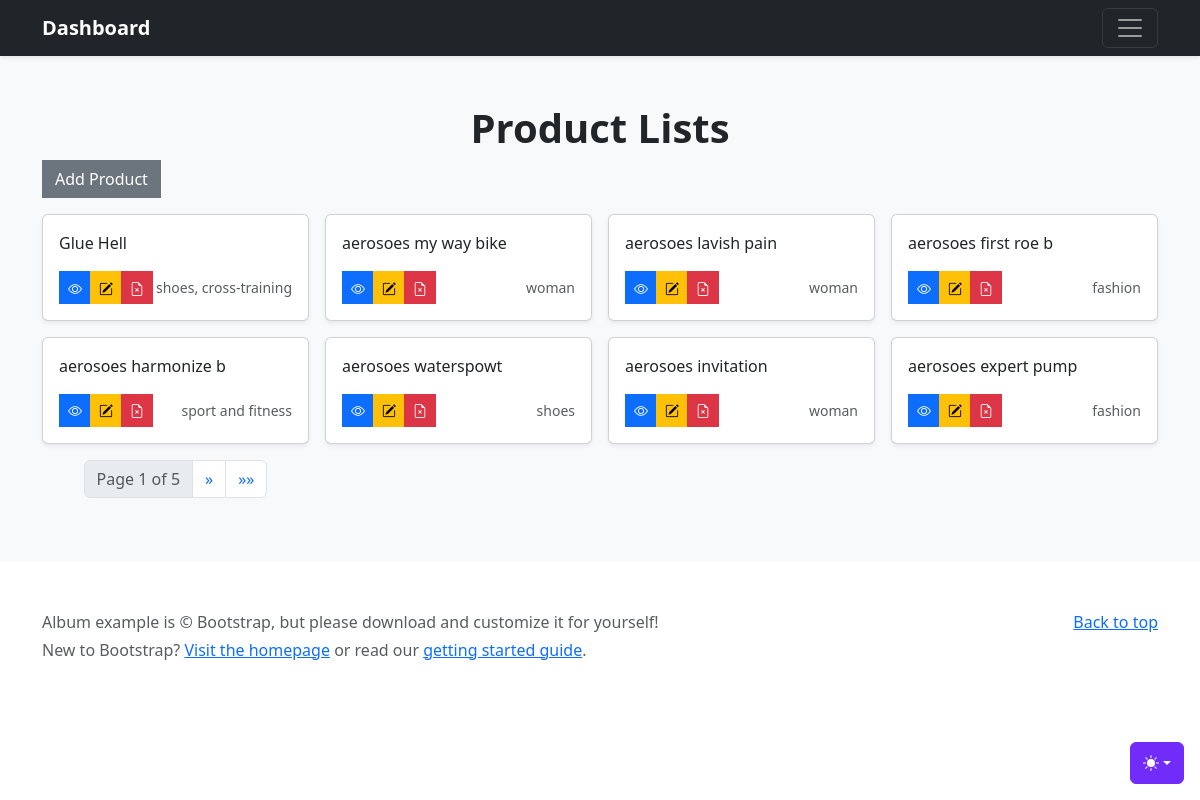
The app's page /dashboard/products/, older data.
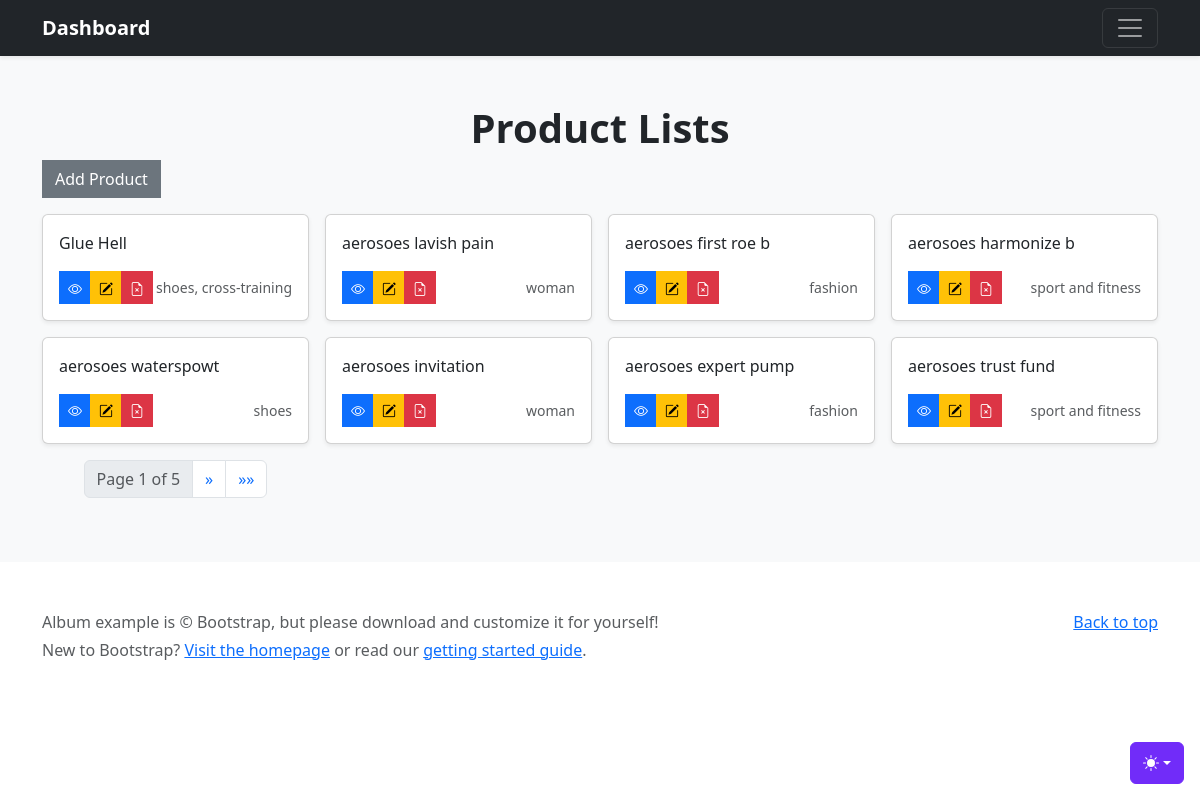
The same page, newer data.
### inventory/models.py (models this page shows, shortened)
class Product(models.Model):
    name = models.CharField(max_length=100)
    description = models.TextField()
    slug = models.SlugField()
    is_active = models.BooleanField()
    category = models.ManyToManyField(Category)

class Category(models.Model):
    name = models.CharField(max_length=50)
    slug = models.SlugField()
    is_active = models.BooleanField()
    class Meta:
        verbose_name_plural = "Categories"
    def __str__(self) -> str:
        return self.name

### inventory/views.py (the view)
# urls.py: path('products/', views.products, name="products"),
def products(request):
    objs = Product.objects.all().order_by('-id')
    paginator = Paginator(objs, 8)
    page_number = request.GET.get('page')
    page_obj = paginator.get_page(page_number)
    return render(request, 'product/grid-output.html', {'page_obj':page_obj})

### inventory/templates/product/grid-output.html (shortened to what this page needs)
{% extends 'base/base.html' %}
  {% block content %}
    <main>
      <div class="album py-5 bg-body-tertiary">
        <div class="container">
          <h1 class="text-center"><strong>Product Lists</strong></h1>
          <a href="{% url 'add' %}" class="btn btn-secondary rounded-0">Add Product</a>
          <div class="row row-cols-1 row-cols-sm-2 row-cols-md-4 g-3">
            {% if page_obj %}
              {% for product in page_obj %}
                <div class="col">
                  <div class="card shadow-sm">
                      <rect width="100%" height="100%" fill="#55595c" />
                    <div class="card-body">
                      <p class="card-text">{{ product.name|slice:":20" }}</p>
                      <div class="d-flex justify-content-between align-items-center">
                        <div class="btn-group">
                          <a href="{% url 'view' product.slug %}" type="button" class="btn btn-sm btn-primary rounded-0"><i class="bi bi-eye"></i></a>
                          <a href="{% url 'edit' product.slug %}" type="button" class="btn btn-sm btn-warning"><i class="bi bi-pencil-square"></i></a>
                          <a href="{% url 'delete' product.slug %}"
                          type="button"
                          class="btn btn-sm btn-danger delete-btn">
                          <i class="bi bi-file-earmark-x"></i>
                          </a>
                        </div>
                        <small class="text-body-secondary">
                            {{ product.category.all|join:", " }}
                        </small>
                      </div>
                    </div>
                  </div>
                </div>
              {% endfor %}
              <div class="d-flex justify-content-center">
                <nav aria-label="Page navigation">
                    <ul class="pagination">
                        <li class="page-item disabled">
                            <span class="page-link">Page {{ page_obj.number }} of {{ page_obj.paginator.num_pages }}</span>
                        </li>
                        {% if page_obj.has_next %}
                            <li class="page-item">
                                <a class="page-link" href="?page={{ page_obj.next_page_number }}" aria-label="Next">
                                    <span aria-hidden="true">&raquo;</span>
                                </a>
                            </li>
                            <li class="page-item">
                                <a class="page-link" href="?page={{ page_obj.paginator.num_pages }}" aria-label="Last">
                                    <span aria-hidden="true">&raquo;&raquo;</span>
                                </a>
                            </li>
                        {% endif %}
                    </ul>
                </nav>
              </div>
            {% endif %}
          </div>
        </div>
      </div>
    </main>
  {% endblock %}

Row changes from the older to the newer data that the page shows:
removed Product: name "aerosoes my way bike", category.all "woman"
now on this page (row unchanged): Product: name "aerosoes trust fund", category.all "sport and fitness"
